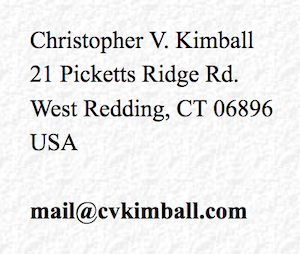
#> input picture in/Tanach-26.0--UXLC-1.0--2020-04-01/Images/Publisher.png, 300 x 254 px
$ python -i main_clc_ruby_review.py   (imports and definitions only)
#> lines starting #> are read from the running program, lines starting #| are printed output that depends on the picture; after the words box and inside, x2 and y2 are one past the last pixel; in counts of white or black regions, pixels touching at a corner belong together
#> further down, picture is the input picture: PIL image 300x254 RGBA; mean R, G, B, A 233.5, 233.5, 233.5, 255
### py/mb_cmn/paths.py
"""Single __file__-relative source of truth for repo-root paths.

See GitHub issue #75: this replaces both cwd-relative literals
(e.g. "../MAM-parsed") and scattered Path(__file__).resolve().parents[N]
call sites, each of which encoded its own magic depth number. Every
sibling-repo path should be built by /-chaining off repo_root() or
repos_root() instead.

MAM-simple, MAM-parsed, MAM-for-Sefaria, MAM-with-doc, MAM-OSIS, Phonetic-MAM, and
Yeivin-ITM are landed products under this repository, so their paths chain directly from
``repo_root()``. Cross-repo
dependencies such as MAM-private, and temporary redirect-host clones, are by default
looked up as siblings of this checkout's HOME CLONE, under a common parent directory.
The home clone is the checkout itself in an ordinary clone, and in a git worktree the
clone the worktree was made from.  Until 2026-09-10 the default was
``repo_root().parent``, which breaks in exactly that worktree case, the worktree's root
being nested under ``.../.claude/worktrees/`` rather than next to the sibling repos:
until 2026-08-01 ``sibling_repo("MAM-parsed")`` in a MAM-basics worktree resolved to
``.claude/worktrees/MAM-parsed``, a directory that has never existed, and from then
until 2026-09-10 a worktree run had to export ``REPOS_ROOT``.

Resolution, per dependency, in this order:

  1. per-repo ``REPO_<NAME>_DIR`` (NAME = the sibling dir name uppercased with
     each run of non-alphanumeric characters replaced by ``_``); else
  2. ``REPOS_ROOT`` joined with the sibling name; else
  3. the home clone's parent joined with the sibling name -- ``repo_root().parent`` in
     an ordinary clone, the historical default, and in a worktree the directory holding
     the clone it was made from (Ben's decision, 2026-09-10; see ``repos_root``).

With no environment variables set, resolution in an ordinary clone is byte-identical to
the historical ``repo_root().parent / <name>``.

The override chain and ``require_sibling`` came from wlc-utils' ``repo_paths.py``,
which was written to fix exactly this and had it working while the module every
MAM-basics program imports stayed broken.  It is absorbed here rather than left in a
wlc-specific file, so one repo's fix is not a second copy of the other's bug.

THE LAYOUT ACCESSORS BELOW -- ``in_dir``, ``out_dir``, ``gh_pages_dir``,
``wlc_pages_dir``, ``novc_dir``, ``scans_dir`` -- and the sibling accessors at the end
of this module arrived from ``py/wlc_paths.py`` on 2026-08-12, when that module was
deleted (Phase 5 of ``doc/PLAN-evacuate-the-rest-of-wlc-utils.md``).  ``wlc_paths`` was
deliberately two-rooted: the code lived in MAM-basics and the corpus it read and wrote
lived in the sibling wlc-utils, so ``wlc_data_root()`` and ``repo_root()`` named
different directories and had to be kept apart by name.  Phase 3 copied that corpus in,
Phase 5 repointed every generator at it, and the two roots became one directory -- which
is why ``wlc_data_root()`` has no successor here.  Every former call site of it says
``repo_root()`` now.
"""

import os
import re
from pathlib import Path

from mb_cmn import provenance

_THIS_FILE = Path(__file__).resolve()


def repo_root() -> Path:
    """Return the MAM-basics repo root (parent of the py/ directory)."""
    return _THIS_FILE.parents[2]


def in_dir() -> Path:
    """This repo's committed-input tree (``<repo_root>/in``)."""
    return repo_root() / "in"


def out_dir() -> Path:
    """This repo's generated-output tree (``<repo_root>/out``)."""
    return repo_root() / "out"


# [22 lines left out: functions gh_pages_dir, wlc_pages_dir, not called in this run]


def novc_dir() -> Path:
    """This repo's gitignored scratch tree (``<repo_root>/.novc``).

    Named for the ``.gitignore`` entry rather than for what it holds, because what it
    holds is deliberately unclassified: whatever a run wants to write and nobody wants to
    commit.  An accessor rather than each caller composing ``repo_root() / ".novc"`` -- so
    the string appears once.
    """
    return repo_root() / ".novc"


def phonetic_mam_dir() -> Path:
    """The tracked public display corpus, independent of any sibling checkout."""
    return repo_root() / "Phonetic-MAM"


# [52 lines left out: functions scans_dir, book_scans_root, repos_root, not called in this run]


def _env_name(name: str) -> str:
    return "REPO_" + re.sub(r"[^A-Za-z0-9]+", "_", name).upper() + "_DIR"


# [86 lines left out: functions sibling_repo, require_sibling, display_path, _repo_qualified, not called in this run]


def mam_parsed_dir() -> Path:
    """MAM-parsed's landed product directory in MAM-basics."""
    return repo_root() / "MAM-parsed"


# [8 lines left out: function mam_parsed_path, not called in this run]


def mam_simple_dir() -> Path:
    """MAM-simple's ``json-vtrad-bhs`` subtree: one JSON per book, verse-element streams."""
    return repo_root() / "MAM-simple" / "json-vtrad-bhs"


# [46 lines left out: functions require_mam_simple_dir, mam_simple_vtrad_mam_dir, require_mam_simple_vtrad_mam_dir, mam_parsed_plus_dir, require_mam_parsed_plus_dir, not called in this run]

### py/main_clc_ruby_review.py
"""Compare CLC ruby with ordinary text and isolate the two NAEE CSS properties.

Run from the repository root with its interpreter. Supply --baseline with the
pre-fix commit and --browser with a Chromium/Edge executable; optionally supply
--comparison-font with another Hebrew TTF. Writes self-contained HTML, PNG and
JSON evidence only to .novc/clc-ruby-final-mark/. This is a manual differential
instrument, not a product generator or a test-suite entry point.
The current column uses the working checkout's complete stylesheet so spacing
changes are included in the ordinary-text regression comparison.
"""

import argparse
import base64
import html
import io
import json
import platform
import re
import subprocess
import sys
import unicodedata
from pathlib import Path
from urllib.parse import urlparse

import numpy as np
from PIL import Image, ImageChops, ImageFilter
from playwright.sync_api import sync_playwright

from mb_cmn import paths
from py_html import taamey_d_assets
import uxlc_paths

ROOT = paths.repo_root()
OUT = paths.novc_dir() / "clc-ruby-final-mark"
CELL_WIDTH = 400
CELL_HEIGHT = 240
VARIANTS = {
    "original": "",
    "display": "display:inline-block;",
    "line": "line-height:normal;",
    "both": "display:inline-block;line-height:normal;",
    "current": "",
}
COLLECT = """selector => [...document.querySelectorAll(selector)].map((r,i) => {
  const rt = r.querySelector('rt');
  const base = [...r.childNodes].filter(n => !['RT','RP'].includes(n.nodeName));
  const row = r.closest('tr');
  const ref = row?.querySelector('.clc-ref')?.textContent || r.closest('[id]')?.id || '';
  return {index:i,ref,html:r.outerHTML,base:base.map(n=>n.outerHTML ?? n.textContent).join(''),annotation:rt.innerHTML,
    qere:base.map(n=>n.textContent).join(''),ketiv:rt.textContent,
    style:[...r.querySelectorAll('span,rt')].map(e=>({tag:e.tagName,class:e.className,display:getComputedStyle(e).display,lineHeight:getComputedStyle(e).lineHeight,fontSize:getComputedStyle(e).fontSize}))};
})"""


# [7 lines left out: function final_marks, not called in this run]


def mask(image):
    result = image.convert("L").point(lambda v: 255 if v < 170 else 0)
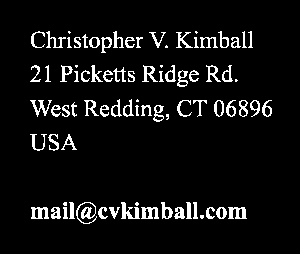
#> result: PIL image 300x254 L; 7% white in thin lines or dots, all inside (x1, y1, x2, y2) = (30, 31, 272, 224)
    bbox = result.getbbox()
#> bbox = (30, 31, 272, 224)
    if not bbox:
        raise AssertionError("empty glyph raster")
    return result.crop(bbox)
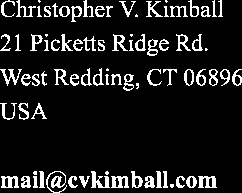
#> returned value: PIL image 242x193 L; 11.4% white in thin lines or dots


# [25 lines left out: function compare, not called in this run]


def font_face(family, path, fmt):
    encoded = base64.b64encode(path.read_bytes()).decode("ascii")
    return f'@font-face{{font-family:"{family}";src:url(data:font/{fmt};base64,{encoded}) format("{fmt}");}}'


# [281 lines left out: functions review_html, main, not called in this run]


# [2 lines not run here, left out]

>>> from PIL import Image
>>> picture = Image.open('../in/Tanach-26.0--UXLC-1.0--2020-04-01/Images/Publisher.png')
>>> result = mask(picture)
